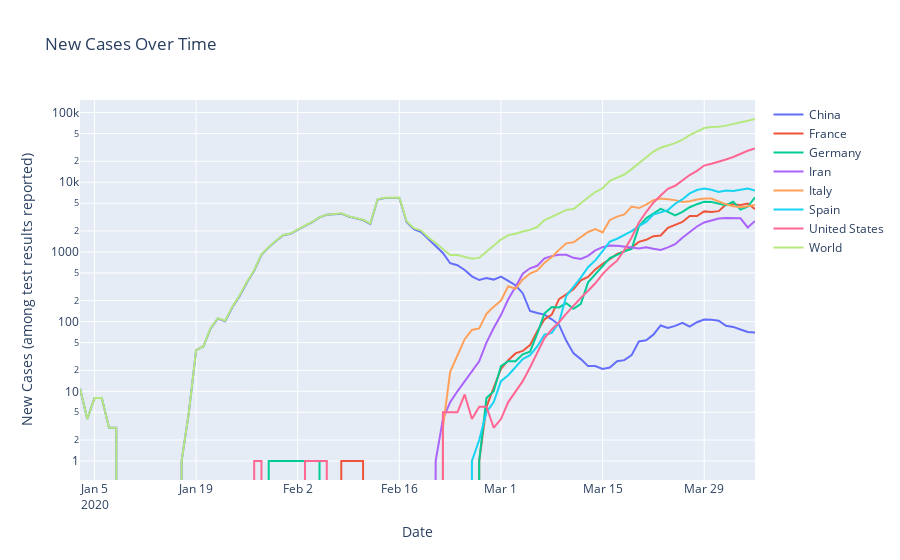

Notebook source saved alongside this figure:
### Code cell
#~ Figure 1
traces = []
for country, cdf in C.groupby('location'):
    if cdf['total_cases'].max()>50000:
        trace = go.Scatter(x=cdf['date'],y=cdf['new_cases_avg'],name=country, 
                          hovertemplate= country+"<br>%{x}: <b>%{y}</b><br><extra></extra>")
        traces.append(trace)

layout = go.Layout(title_text="New Cases Over Time",
                  xaxis_title_text="Date",
                  yaxis_title_text="New Cases (among test results reported)",
                  yaxis_type="log")
fig = go.Figure(data=traces, layout=layout)
fig.show()
